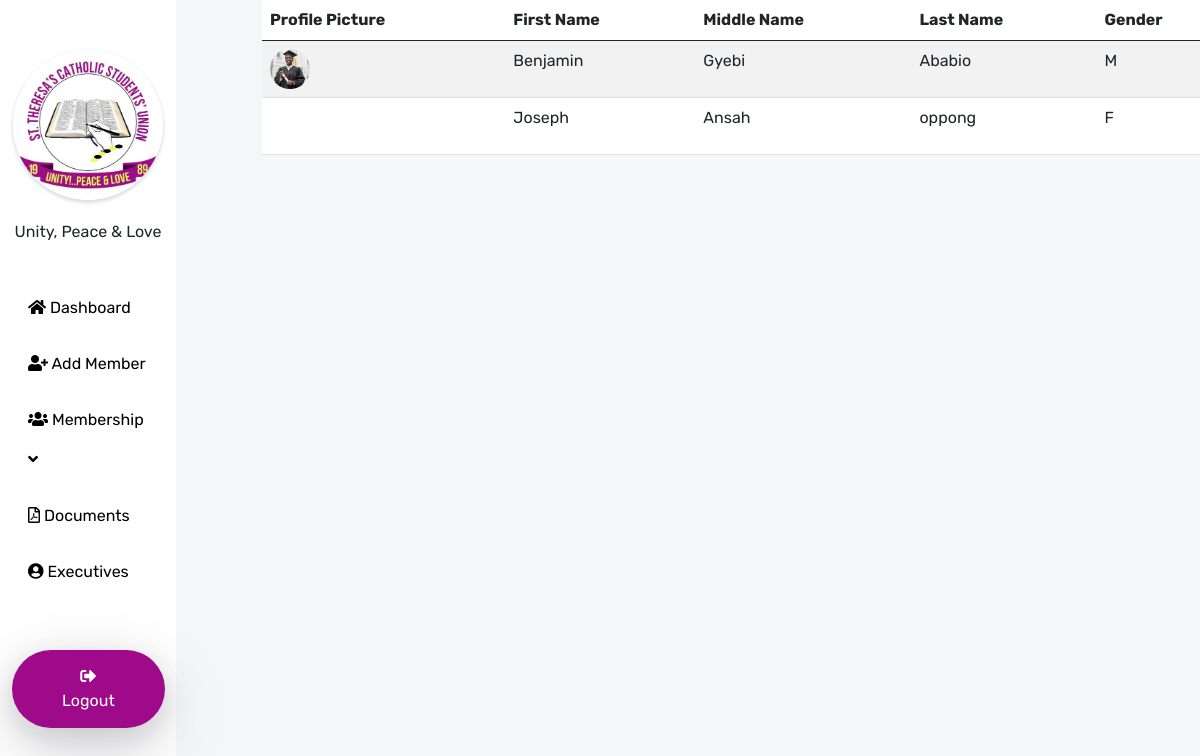
The app's page /affiliate_members with its own data.
### login_app/models.py (models this page shows, shortened)
class Member(models.Model):
    GENDER_CHOICES = [
        ('M', 'Male'),
        ('F', 'Female'),
    ]
    STATUS_CHOICES = [
        ('Active', 'Active Member'),
        ('Affiliate', 'Affiliate Member'),
        ('Patron', 'Patron/Patronessess'),
    ]
    first_name = models.CharField(max_length=255)
    middle_name = models.CharField(max_length=255)
    surname = models.CharField(max_length=255)
    gender = models.CharField(max_length=1, choices=GENDER_CHOICES)
    contact_number = models.PositiveIntegerField()
    house_number = models.CharField(max_length=255)
    hometown = models.CharField(max_length=255)
    email = models.EmailField()
    date_of_birth = models.DateField()
    profile_image = models.ImageField(upload_to='profile_images')
    previous_school = models.CharField(max_length=255)
    current_school = models.CharField(max_length=255)
    occupation = models.CharField(max_length=255)
    course = models.CharField(max_length=255)
    level = models.CharField(max_length=255)
    field = models.CharField(max_length=255)
    date_of_joining = models.DateField()
    status = models.CharField(max_length=255, choices=STATUS_CHOICES)

### login_app/views.py (the view)
# urls.py: path('affiliate_members', views.affiliate_members, name='affiliate_members'),
def affiliate_members(request):
    affiliate_members = Member.objects.filter(status='Affiliate')
    return render(request, 'affiliate_members.html', {'affiliate_members': affiliate_members})

### login_app/templates/affiliate_members.html (shortened to what this page needs)
<!DOCTYPE html>
<html lang="en">
<head>
    <link rel="stylesheet" href="https://cdnjs.cloudflare.com/ajax/libs/font-awesome/5.15.3/css/all.min.css" />
    <link href="https://cdn.jsdelivr.net/npm/bootstrap@5.0.2/dist/css/bootstrap.min.css" rel="stylesheet"
 />
</head>
<body>
    <div class="overflow-hidden">
        <div class="row">
            <div class="col-md-2 mm">{% include 'sidebar.html' %}</div>
            <div class="col-md-10 active_member">
                <div class="container">
                    <table class="table table-striped">
                        <thead>
                            <tr>
                                <th>Profile Picture</th>
                                <th>First Name</th>
                                <th>Middle Name</th>
                                <th>Last Name</th>
                                <th>Gender</th>
                            </tr>
                        </thead>
                        <tbody>
                            {% for member in affiliate_members %}
                            <tr>
                                <td>
                                    <div class="imagesss" style="background-image:url({{member.profile_image.url}})">
                                    </div>
                                </td>
                                <td>{{ member.first_name }}</td>
                                <td>{{member.middle_name}}</td>
                                <td>{{ member.surname }}</td>
                                <td>{{member.gender}}</td>
                            </tr>
                            {% empty %}
                            <tr>
                                <td colspan="2">No active members found.</td>
                            </tr>
                            {% endfor %}
                        </tbody>
                    </table>
                </div>
            </div>
        </div>
    </div>
</body>
</html>

### login_app/templates/affiliate_members.html (style rules this page uses)
.mm { position: fixed; }
.active_member { overflow-y: scroll; position: relative; left: 250px; }
.imagesss { height: 40px; width: 40px; background-position: center; background-size: cover; background-repeat: no-repeat; border-radius: 50% }

### login_app/templates/sidebar.html (style rules this page uses)
* { padding: 0; margin: 0; box-sizing: border-box; font-family: "Rubik", sans-serif; }
body { background-color: #f4f6f8; font-family: "Rubik", sans-serif; }

### records on screen
Member: profile_image (picture), first_name "Benjamin", middle_name "Gyebi", surname "Ababio", gender "M"
Member: first_name "Joseph", middle_name "Ansah", surname "oppong", gender "F"
